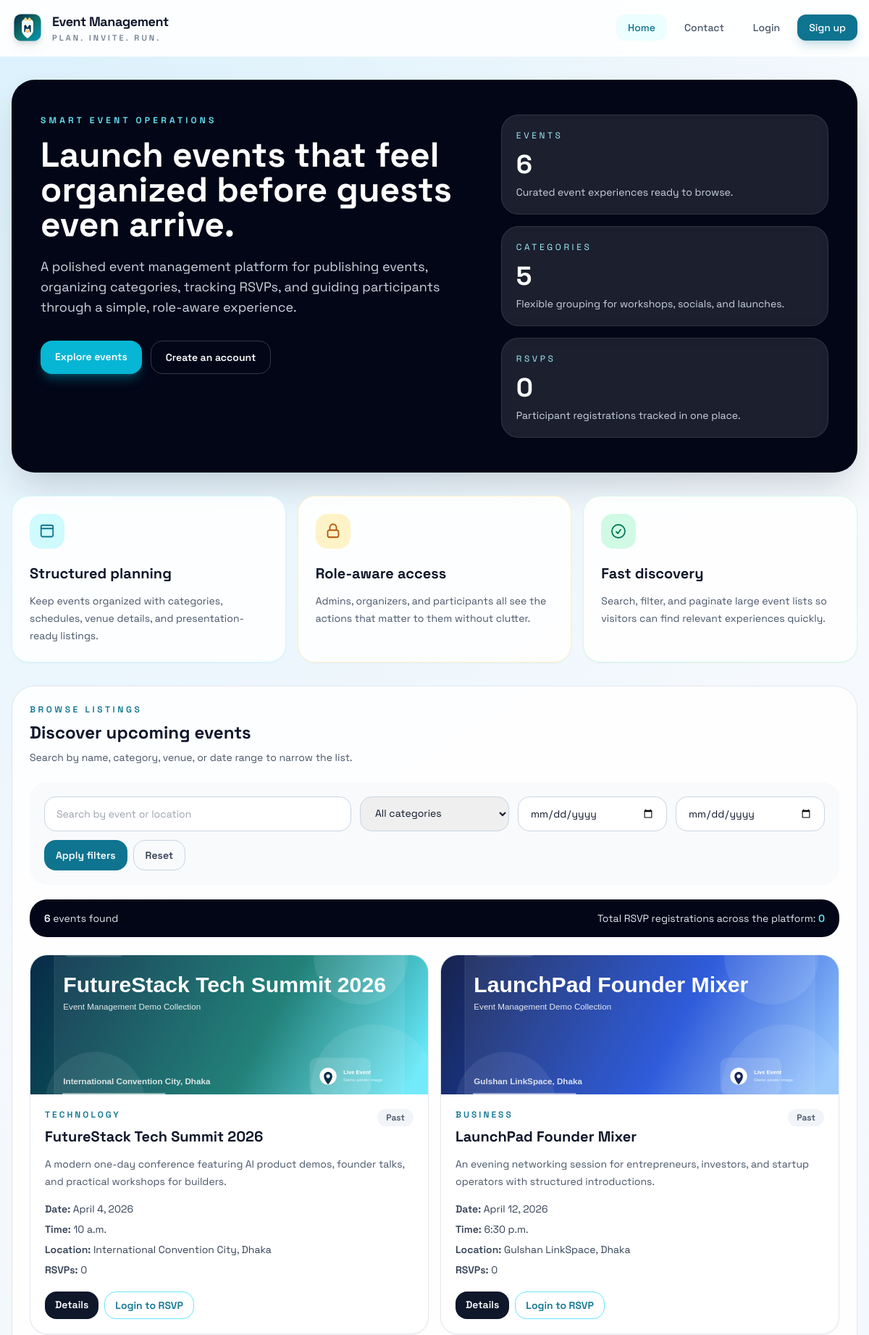
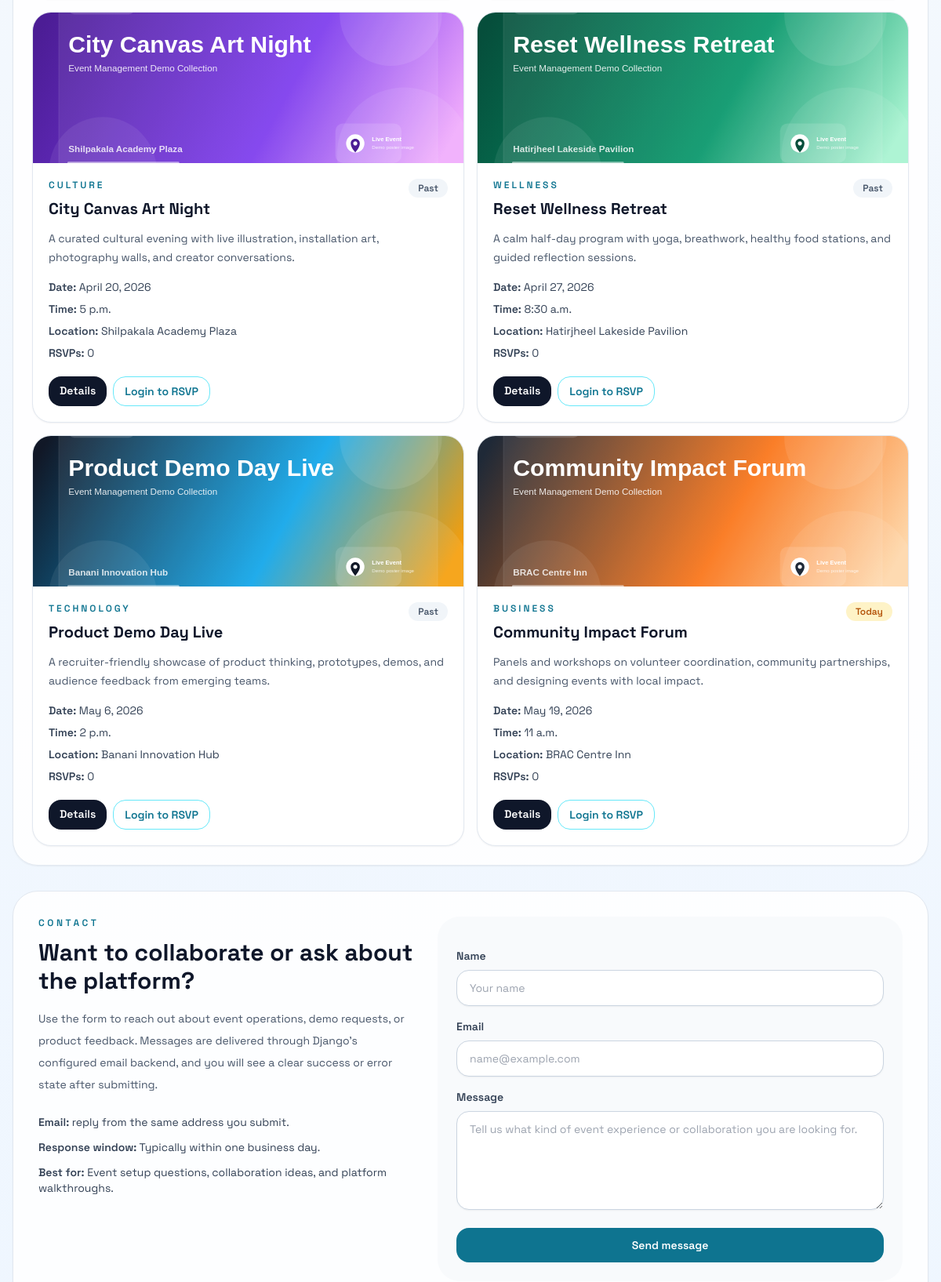
The page / (upper part) on the database its author committed (2 pictures, top to bottom).
### events/models.py (models this page shows, shortened)
class Event(models.Model):
    name = models.CharField(max_length=200)
    description = models.TextField()
    date = models.DateField()
    time = models.TimeField()
    location = models.CharField(max_length=200)
    category = models.ForeignKey(Category, on_delete=models.CASCADE, related_name="events")
    image = models.ImageField(upload_to="events/", default="events/default_event.jpg")
    participants = models.ManyToManyField(
        settings.AUTH_USER_MODEL,
        related_name="rsvp_events",
        blank=True,
    )

### categories/models.py (models this page shows, shortened)
class Category(models.Model):
    name = models.CharField(max_length=100)
    description = models.TextField()

### events/views.py (the view, shortened to what this page needs)
# urls.py: path("", views.event_list, name="list"),
def event_list(request):
    events = Event.objects.select_related("category").prefetch_related("participants")
    categories = Category.objects.order_by("name")
    today = timezone.localdate()
    contact_form = ContactForm()
    query = (request.GET.get("q") or "").strip()
    category_id = (request.GET.get("category") or "").strip()
    start_date = (request.GET.get("start_date") or "").strip()
    end_date = (request.GET.get("end_date") or "").strip()
    if query:
        events = events.filter(Q(name__icontains=query) | Q(location__icontains=query))
    if category_id:
        events = events.filter(category_id=category_id)
    if start_date:
        events = events.filter(date__gte=start_date)
    if end_date:
        events = events.filter(date__lte=end_date)
    events = events.annotate(participant_count=Count("participants", distinct=True)).order_by(
        "date", "time"
    )
    page_obj, pagination_query = paginate_queryset(request, events, 6)
    participant_totals = Event.participants.through.objects.aggregate(total=Count("id"))
    context = {
        "events": page_obj.object_list,
        "page_obj": page_obj,
        "pagination_query": pagination_query,
        "categories": categories,
        "contact_form": contact_form,
        "search_query": query,
        "selected_category": category_id,
        "start_date": start_date,
        "end_date": end_date,
        "total_participants": participant_totals["total"] or 0,
        "today": today,
        "can_manage": request.user.is_authenticated
        and (
            request.user.is_superuser
            or request.user.groups.filter(name__in=["Admin", "Organizer"]).exists()
        ),
        "is_participant": request.user.is_authenticated
        and request.user.groups.filter(name="Participant").exists(),
    }
    return render(request, "events/event_list.html", with_role_context(request, context))

### events/views.py (called while the page is built)
def with_role_context(request, context=None):
    base = role_flags_for_user(request.user)
    if context:
        base.update(context)
    return base

def paginate_queryset(request, queryset, per_page):
    paginator = Paginator(queryset, per_page)
    page_obj = paginator.get_page(request.GET.get("page"))
    query_data = request.GET.copy()
    query_data.pop("page", None)
    return page_obj, urlencode(query_data, doseq=True)

### users/utils.py (called while the page is built)
def user_has_role(user, *roles):
    if not user.is_authenticated:
        return False
    if user.is_superuser:
        return True
    return user.groups.filter(name__in=roles).exists()

def role_flags_for_user(user):
    return {
        "is_admin_user": user_has_role(user, "Admin"),
        "is_organizer_user": user_has_role(user, "Organizer"),
        "is_participant_user": user_has_role(user, "Participant"),
    }

### events/templates/events/event_list.html (shortened to what this page needs)
{% extends "base.html" %}
{% block content %}
<section class="grid gap-6 overflow-hidden rounded-[2rem] bg-slate-950 px-6 py-8 text-white shadow-2xl shadow-slate-900/20 lg:grid-cols-[1.15fr_0.85fr] lg:px-10 lg:py-12">
    <div>
        <p class="text-xs font-semibold uppercase tracking-[0.35em] text-cyan-300">Smart event operations</p>
        <h1 class="mt-4 max-w-3xl text-4xl font-bold leading-tight md:text-5xl">Launch events that feel organized before guests even arrive.</h1>
        <p class="mt-5 max-w-2xl text-base text-slate-300 md:text-lg">A polished event management platform for publishing events, organizing categories, tracking RSVPs, and guiding participants through a simple, role-aware experience.</p>
        <div class="mt-8 flex flex-wrap gap-3">
            <a href="#events" class="rounded-2xl bg-cyan-500 px-5 py-3 text-sm font-semibold text-white shadow-lg shadow-cyan-500/30 transition hover:bg-cyan-400">Explore events</a>
            {% if request.user.is_authenticated %}
                <a href="{% url 'users:dashboard' %}" class="rounded-2xl border border-white/20 px-5 py-3 text-sm font-semibold text-white transition hover:bg-white/10">Open dashboard</a>
            {% else %}
                <a href="{% url 'users:signup' %}" class="rounded-2xl border border-white/20 px-5 py-3 text-sm font-semibold text-white transition hover:bg-white/10">Create an account</a>
            {% endif %}
        </div>
    </div>
    <div class="grid gap-4 self-end sm:grid-cols-3 lg:grid-cols-1 xl:grid-cols-3">
        <div class="rounded-3xl border border-white/10 bg-white/10 p-5 backdrop-blur">
            <p class="text-xs uppercase tracking-[0.3em] text-cyan-200">Events</p>
            <p class="mt-3 text-4xl font-bold">{{ page_obj.paginator.count }}</p>
            <p class="mt-2 text-sm text-slate-300">Curated event experiences ready to browse.</p>
        </div>
        <div class="rounded-3xl border border-white/10 bg-white/10 p-5 backdrop-blur">
            <p class="text-xs uppercase tracking-[0.3em] text-cyan-200">Categories</p>
            <p class="mt-3 text-4xl font-bold">{{ categories|length }}</p>
            <p class="mt-2 text-sm text-slate-300">Flexible grouping for workshops, socials, and launches.</p>
        </div>
        <div class="rounded-3xl border border-white/10 bg-white/10 p-5 backdrop-blur">
            <p class="text-xs uppercase tracking-[0.3em] text-cyan-200">RSVPs</p>
            <p class="mt-3 text-4xl font-bold">{{ total_participants }}</p>
            <p class="mt-2 text-sm text-slate-300">Participant registrations tracked in one place.</p>
        </div>
    </div>
</section>
<section class="mt-8 grid gap-4 md:grid-cols-3">
    <article class="rounded-3xl border border-cyan-100 bg-white/90 p-6 shadow-sm">
        <div class="flex h-12 w-12 items-center justify-center rounded-2xl bg-cyan-100 text-cyan-700">
            <svg class="h-6 w-6" fill="none" stroke="currentColor" stroke-width="1.8" viewBox="0 0 24 24" aria-hidden="true">
                <path stroke-linecap="round" stroke-linejoin="round" d="M3.75 8.25h16.5m-16.5 0v9A2.25 2.25 0 006 19.5h12a2.25 2.25 0 002.25-2.25v-9m-16.5 0V6A2.25 2.25 0 016 3.75h12A2.25 2.25 0 0120.25 6v2.25" />
            </svg>
        </div>
        <h2 class="mt-5 text-xl font-bold">Structured planning</h2>
        <p class="mt-3 text-sm leading-6 text-slate-600">Keep events organized with categories, schedules, venue details, and presentation-ready listings.</p>
    </article>
    <article class="rounded-3xl border border-amber-100 bg-white/90 p-6 shadow-sm">
        <div class="flex h-12 w-12 items-center justify-center rounded-2xl bg-amber-100 text-amber-700">
        </div>
        <h2 class="mt-5 text-xl font-bold">Role-aware access</h2>
        <p class="mt-3 text-sm leading-6 text-slate-600">Admins, organizers, and participants all see the actions that matter to them without clutter.</p>
    </article>
    <article class="rounded-3xl border border-emerald-100 bg-white/90 p-6 shadow-sm">
        <div class="flex h-12 w-12 items-center justify-center rounded-2xl bg-emerald-100 text-emerald-700">
            <svg class="h-6 w-6" fill="none" stroke="currentColor" stroke-width="1.8" viewBox="0 0 24 24" aria-hidden="true">
                <path stroke-linecap="round" stroke-linejoin="round" d="M9 12.75l2.25 2.25L15 9.75m6 2.25a9 9 0 11-18 0 9 9 0 0118 0z" />
            </svg>
        </div>
        <h2 class="mt-5 text-xl font-bold">Fast discovery</h2>
        <p class="mt-3 text-sm leading-6 text-slate-600">Search, filter, and paginate large event lists so visitors can find relevant experiences quickly.</p>
    </article>
</section>
<section id="events" class="mt-8 rounded-[2rem] border border-slate-200 bg-white/90 p-5 shadow-sm md:p-6">
    <div class="flex flex-col gap-3 md:flex-row md:items-end md:justify-between">
        <div>
            <p class="text-xs font-semibold uppercase tracking-[0.3em] text-cyan-700">Browse listings</p>
            <h2 class="mt-2 text-2xl font-bold">Discover upcoming events</h2>
            <p class="mt-2 text-sm text-slate-600">Search by name, category, venue, or date range to narrow the list.</p>
        </div>
    </div>
    <form method="get" class="mt-6 grid gap-3 rounded-3xl bg-slate-50 p-4 md:grid-cols-5 md:p-5">
        <input type="text" name="q" value="{{ search_query }}" placeholder="Search by event or location" class="rounded-2xl border border-slate-300 px-4 py-3 text-sm md:col-span-2">
        <select name="category" class="rounded-2xl border border-slate-300 px-4 py-3 text-sm">
            <option value="">All categories</option>
        </select>
        <input type="date" name="start_date" value="{{ start_date }}" class="rounded-2xl border border-slate-300 px-4 py-3 text-sm">
        <input type="date" name="end_date" value="{{ end_date }}" class="rounded-2xl border border-slate-300 px-4 py-3 text-sm">
        <div class="flex flex-wrap gap-2 md:col-span-5">
            <button type="submit" class="rounded-2xl bg-cyan-700 px-4 py-2.5 text-sm font-semibold text-white transition hover:bg-cyan-800">Apply filters</button>
            <a href="{% url 'events:list' %}#events" class="rounded-2xl border border-slate-300 px-4 py-2.5 text-sm font-semibold text-slate-700 transition hover:bg-slate-100">Reset</a>
        </div>
    </form>
    <div class="mt-5 flex flex-wrap items-center justify-between gap-3 rounded-3xl bg-slate-950 px-5 py-4 text-sm text-slate-200">
        <p><span class="font-semibold text-white">{{ page_obj.paginator.count }}</span> events found</p>
        <p>Total RSVP registrations across the platform: <span class="font-semibold text-cyan-300">{{ total_participants }}</span></p>
    </div>
    <div class="mt-6 grid gap-4 md:grid-cols-2 xl:grid-cols-3">
        {% for event in events %}
            <article class="overflow-hidden rounded-3xl border border-slate-200 bg-white shadow-sm transition hover:-translate-y-1 hover:shadow-lg">
                <img src="{{ event.image.url }}" alt="{{ event.name }}" class="h-48 w-full object-cover">
                <div class="p-5">
                    <div class="mb-3 flex items-start justify-between gap-3">
                        <div>
                            <p class="text-xs font-semibold uppercase tracking-[0.25em] text-cyan-700">{{ event.category.name }}</p>
                            <h3 class="mt-2 text-xl font-bold text-slate-900">{{ event.name }}</h3>
                        </div>
                        {% if event.date < today %}
                            <span class="rounded-full bg-slate-100 px-3 py-1 text-xs font-semibold text-slate-600">Past</span>
                        {% elif event.date == today %}
                            <span class="rounded-full bg-amber-100 px-3 py-1 text-xs font-semibold text-amber-700">Today</span>
                        {% else %}
                            <span class="rounded-full bg-emerald-100 px-3 py-1 text-xs font-semibold text-emerald-700">Upcoming</span>
                        {% endif %}
                    </div>
                    <p class="text-sm leading-6 text-slate-600">{{ event.description|truncatewords:18 }}</p>
                    <ul class="mt-4 space-y-2 text-sm text-slate-700">
                        <li><span class="font-semibold">Date:</span> {{ event.date }}</li>
                        <li><span class="font-semibold">Time:</span> {{ event.time }}</li>
                        <li><span class="font-semibold">Location:</span> {{ event.location }}</li>
                        <li><span class="font-semibold">RSVPs:</span> {{ event.participant_count }}</li>
                    </ul>
                    <div class="mt-5 flex flex-wrap gap-2 text-sm">
                        <a href="{% url 'events:detail' event.pk %}" class="rounded-2xl bg-slate-900 px-3.5 py-2 font-semibold text-white transition hover:bg-slate-800">Details</a>
                        {% if is_participant %}
                            <form method="post" action="{% url 'events:rsvp' event.pk %}" data-loading-form>
                                {% csrf_token %}
                                <button type="submit" class="rounded-2xl border border-cyan-300 px-3.5 py-2 font-semibold text-cyan-700 transition hover:bg-cyan-50" data-loading-label="Submitting...">RSVP</button>
                            </form>
                        {% elif not request.user.is_authenticated %}
                            <a href="{% url 'users:login' %}" class="rounded-2xl border border-cyan-300 px-3.5 py-2 font-semibold text-cyan-700 transition hover:bg-cyan-50">Login to RSVP</a>
                        {% endif %}
                    </div>
                </div>
            </article>
        {% empty %}
            <div class="rounded-3xl border border-dashed border-slate-300 bg-slate-50 p-10 text-center text-slate-600 md:col-span-2 xl:col-span-3">
                No events matched your filters. Try widening the date range or clearing the search.
            </div>
        {% endfor %}
    </div>
</section>
<section id="contact" class="mt-8 grid gap-6 rounded-[2rem] border border-slate-200 bg-white/90 p-6 shadow-sm lg:grid-cols-[0.9fr_1.1fr] lg:p-8">
    <div>
        <p class="text-xs font-semibold uppercase tracking-[0.3em] text-cyan-700">Contact</p>
        <h2 class="mt-3 text-3xl font-bold text-slate-900">Want to collaborate or ask about the platform?</h2>
        <p class="mt-4 text-sm leading-7 text-slate-600">Use the form to reach out about event operations, demo requests, or product feedback. Messages are delivered through Django's configured email backend, and you will see a clear success or error state after submitting.</p>
        <div class="mt-6 space-y-3 text-sm text-slate-700">
            <p><span class="font-semibold">Email:</span> reply from the same address you submit.</p>
            <p><span class="font-semibold">Response window:</span> Typically within one business day.</p>
            <p><span class="font-semibold">Best for:</span> Event setup questions, collaboration ideas, and platform walkthroughs.</p>
        </div>
    </div>
    <div class="rounded-[1.75rem] bg-slate-50 p-5 md:p-6">
        <form method="post" class="space-y-4" data-loading-form>
            <div>
                <label for="{{ contact_form.name.id_for_label }}" class="mb-2 block text-sm font-semibold text-slate-700">Name</label>
                {{ contact_form.name }}
            </div>
            <div>
                <label for="{{ contact_form.email.id_for_label }}" class="mb-2 block text-sm font-semibold text-slate-700">Email</label>
                {{ contact_form.email }}
            </div>
            <div>
                <label for="{{ contact_form.message.id_for_label }}" class="mb-2 block text-sm font-semibold text-slate-700">Message</label>
                {{ contact_form.message }}
            </div>
            <button type="submit" class="w-full rounded-2xl bg-cyan-700 px-4 py-3 text-sm font-semibold text-white transition hover:bg-cyan-800" data-loading-label="Sending message...">Send message</button>
        </form>
    </div>
</section>
{% endblock %}

### events/templates/base.html (style rules this page uses)
:root { --brand-ink: #082f49; --brand-primary: #0f766e; --brand-accent: #ea580c; }
body { font-family: "Space Grotesk", system-ui, sans-serif; background: radial-gradient(circle at top left, rgba(125, 211, 252, 0.24), transparent 35%), linear-gradient(180deg, #f8fafc 0%, #eef6ff 100%); }

### rows shown on the page
Event: image (picture), category.name "TECHNOLOGY", name "FutureStack Tech Summit 2026", shows "Past", description "A modern one-day conference featuring AI product demos, founder talks, and practical workshops for builders.", date "April 4, 2026", time "10 a.m.", location "International Convention City, Dhaka", participant_count "0"
Event: image (picture), category.name "BUSINESS", name "LaunchPad Founder Mixer", shows "Past", description "An evening networking session for entrepreneurs, investors, and startup operators with structured introductions.", date "April 12, 2026", time "6:30 p.m.", location "Gulshan LinkSpace, Dhaka", participant_count "0"
Event: image (picture), category.name "CULTURE", name "City Canvas Art Night", shows "Past", description "A curated cultural evening with live illustration, installation art, photography walls, and creator conversations.", date "April 20, 2026", time "5 p.m.", location "Shilpakala Academy Plaza", participant_count "0"
Event: image (picture), category.name "WELLNESS", name "Reset Wellness Retreat", shows "Past", description "A calm half-day program with yoga, breathwork, healthy food stations, and guided reflection sessions.", date "April 27, 2026", time "8:30 a.m.", location "Hatirjheel Lakeside Pavilion", participant_count "0"
Event: image (picture), category.name "TECHNOLOGY", name "Product Demo Day Live", shows "Past", description "A recruiter-friendly showcase of product thinking, prototypes, demos, and audience feedback from emerging teams.", date "May 6, 2026", time "2 p.m.", location "Banani Innovation Hub", participant_count "0"
Event: image (picture), category.name "BUSINESS", name "Community Impact Forum", shows "Today", description "Panels and workshops on volunteer coordination, community partnerships, and designing events with local impact.", date "May 19, 2026", time "11 a.m.", location "BRAC Centre Inn", participant_count "0"

### other values the page prints
{{ page_obj.paginator.count }} "6"
{{ categories|length }} "5"
{{ total_participants }} "0"
